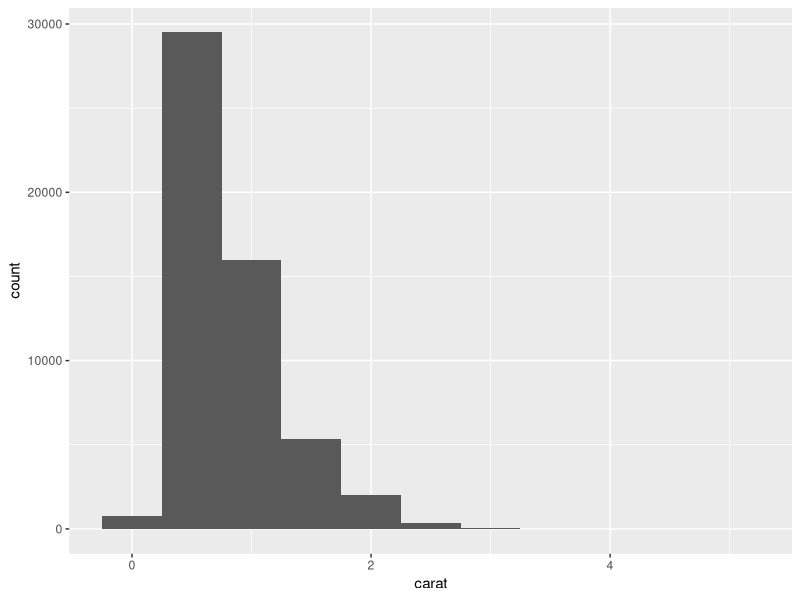
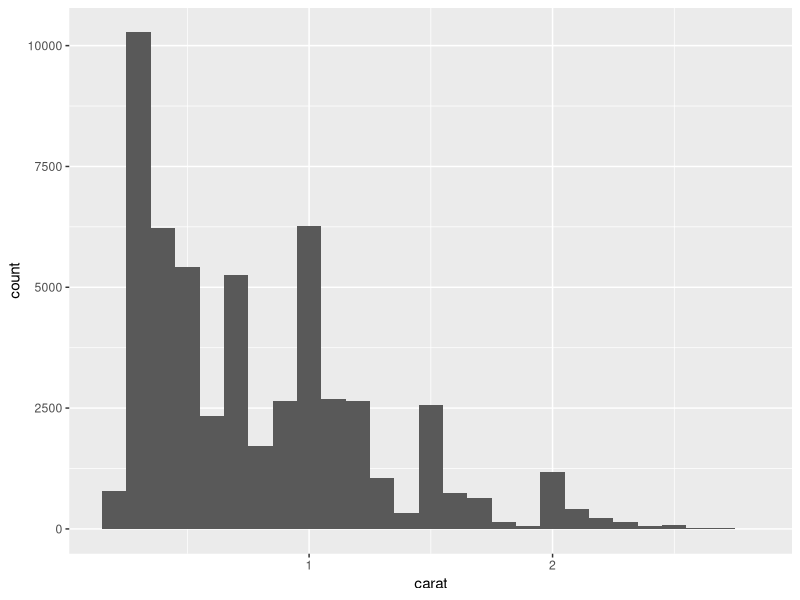
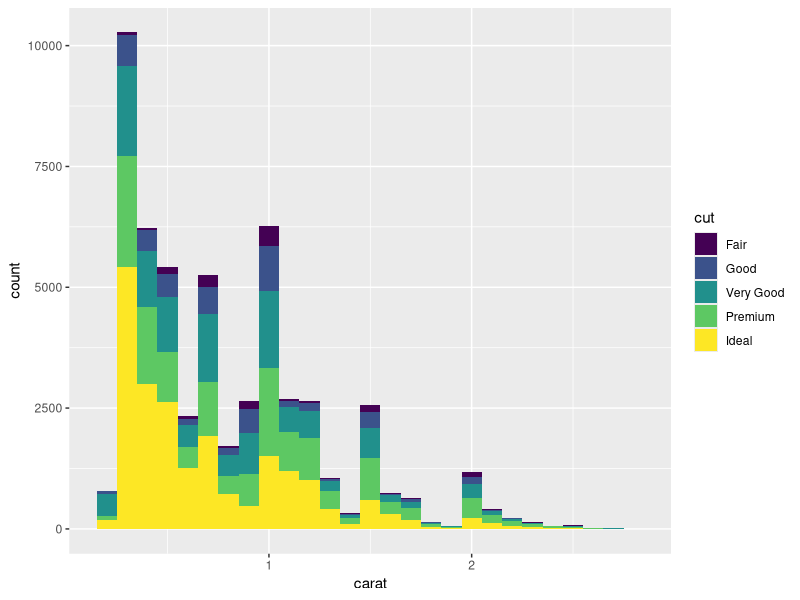
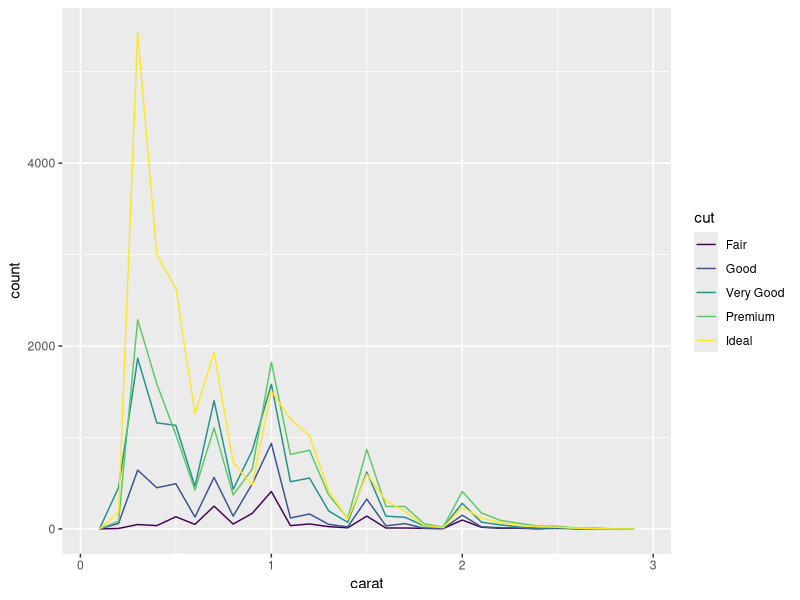
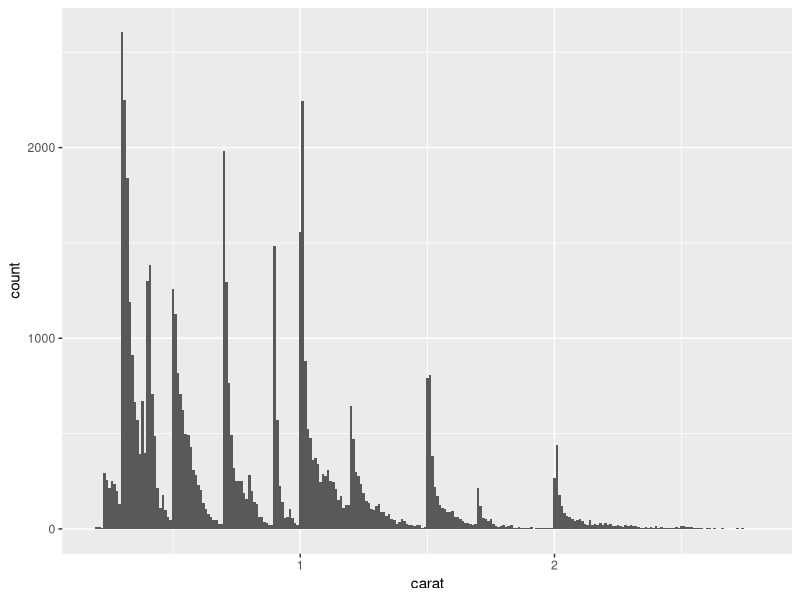
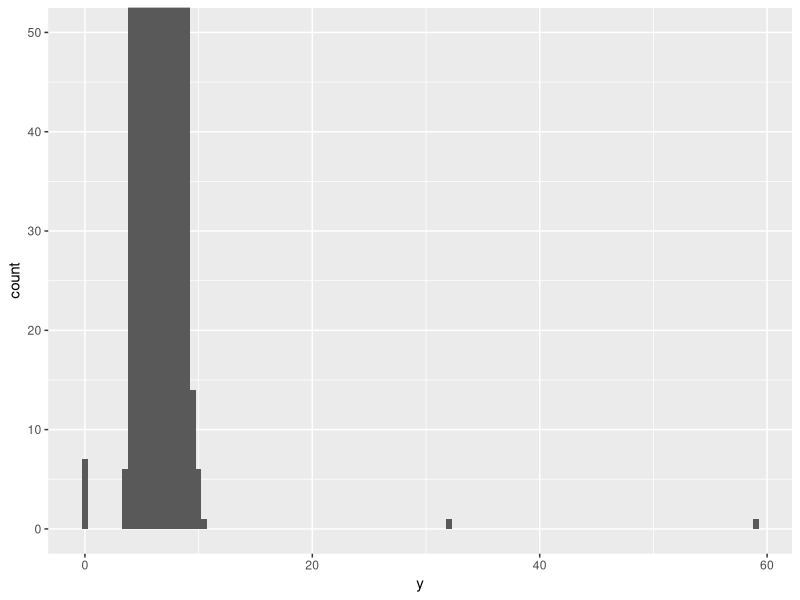

Here is the R script that generated these plots, in order:
## ---- chunk 1
library(tidyverse)
## ---- chunk 2
diamonds %>%
  ggplot() +
    geom_histogram(mapping = aes(x = carat), binwidth = 0.5)
## ---- chunk 3
smaller <- diamonds %>%
  filter(carat < 3)

smaller %>%
  ggplot() + 
    geom_histogram(mapping = aes(x = carat), binwidth = 0.1)
## ---- chunk 4
smaller %>%
  ggplot() + 
    geom_histogram(mapping = aes(x = carat, fill = cut), binwidth = 0.1)
## ---- chunk 5
smaller %>%
  ggplot(mapping = aes(x = carat, color = cut)) + 
    geom_freqpoly(binwidth = 0.1)
## ---- chunk 6
smaller %>%
  ggplot() +
    geom_histogram(mapping = aes(x = carat), binwidth = 0.01)
## ---- chunk 7
ggplot(data = diamonds) +
  geom_histogram(mapping = aes(x = y), binwidth = 0.5) +
  coord_cartesian(ylim = c(0, 50))
## ---- chunk 8
modified_diamonds <- diamonds %>%
  mutate(y = ifelse(y < 3 | y > 20, NA, y))
